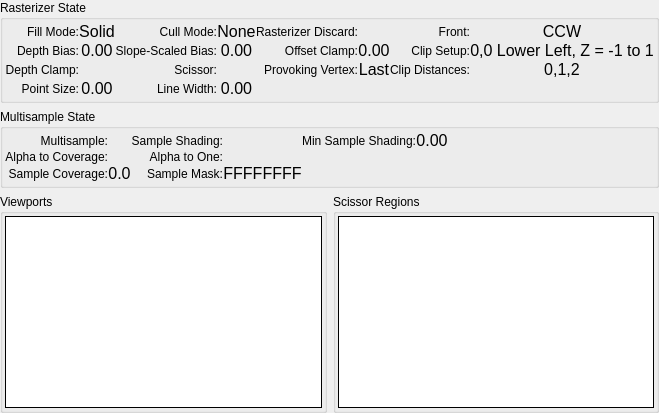
     <widget class="QWidget" name="RS">
      <attribute name="title">
       <string>Rasterizer</string>
      </attribute>
      <layout class="QGridLayout" name="gridLayout_2">
       <property name="leftMargin">
        <number>0</number>
       </property>
       <property name="topMargin">
        <number>0</number>
       </property>
       <property name="rightMargin">
        <number>0</number>
       </property>
       <property name="bottomMargin">
        <number>0</number>
       </property>
       <item row="0" column="0" colspan="2">
        <widget class="QGroupBox" name="rasterizerGroup">
         <property name="title">
          <string>Rasterizer State</string>
         </property>
         <layout class="QGridLayout" name="rasterizerGridLayout">
          <property name="leftMargin">
           <number>2</number>
          </property>
          <property name="topMargin">
           <number>2</number>
          </property>
          <property name="rightMargin">
           <number>2</number>
          </property>
          <property name="bottomMargin">
           <number>2</number>
          </property>
          <property name="spacing">
           <number>0</number>
          </property>
          <item row="0" column="0">
           <widget class="QLabel" name="fillModeLabel">
            <property name="text">
             <string>Fill Mode:</string>
            </property>
            <property name="alignment">
             <set>Qt::AlignRight|Qt::AlignTrailing|Qt::AlignVCenter</set>
            </property>
            <property name="wordWrap">
             <bool>true</bool>
            </property>
           </widget>
          </item>
          <item row="0" column="1">
           <widget class="QLabel" name="fillMode">
            <property name="font">
             <font>
              <pointsize>12</pointsize>
             </font>
            </property>
            <property name="text">
             <string>Solid</string>
            </property>
            <property name="alignment">
             <set>Qt::AlignCenter</set>
            </property>
            <property name="margin">
             <number>4</number>
            </property>
           </widget>
          </item>
          <item row="0" column="2">
           <widget class="QLabel" name="cullModeLabel">
            <property name="text">
             <string>Cull Mode:</string>
            </property>
            <property name="alignment">
             <set>Qt::AlignRight|Qt::AlignTrailing|Qt::AlignVCenter</set>
            </property>
            <property name="wordWrap">
             <bool>true</bool>
            </property>
           </widget>
          </item>
          <item row="0" column="3">
           <widget class="QLabel" name="cullMode">
            <property name="font">
             <font>
              <pointsize>12</pointsize>
             </font>
            </property>
            <property name="text">
             <string>None</string>
            </property>
            <property name="alignment">
             <set>Qt::AlignCenter</set>
            </property>
            <property name="margin">
             <number>4</number>
            </property>
           </widget>
          </item>
          <item row="0" column="4">
           <widget class="QLabel" name="rasterizerDiscardLabel">
            <property name="text">
             <string>Rasterizer Discard:</string>
            </property>
            <property name="alignment">
             <set>Qt::AlignRight|Qt::AlignTrailing|Qt::AlignVCenter</set>
            </property>
            <property name="wordWrap">
             <bool>true</bool>
            </property>
           </widget>
          </item>
          <item row="0" column="5">
           <widget class="QLabel" name="rasterizerDiscard">
            <property name="text">
             <string/>
            </property>
            <property name="pixmap">
             <pixmap resource="../../Resources/resources.qrc">:/cross.png</pixmap>
            </property>
            <property name="alignment">
             <set>Qt::AlignCenter</set>
            </property>
            <property name="margin">
             <number>4</number>
            </property>
           </widget>
          </item>
          <item row="0" column="6">
           <widget class="QLabel" name="frontFaceLabel">
            <property name="text">
             <string>Front:</string>
            </property>
            <property name="alignment">
             <set>Qt::AlignRight|Qt::AlignTrailing|Qt::AlignVCenter</set>
            </property>
            <property name="wordWrap">
             <bool>true</bool>
            </property>
           </widget>
          </item>
          <item row="0" column="7">
           <widget class="QLabel" name="frontFace">
            <property name="font">
             <font>
              <pointsize>12</pointsize>
             </font>
            </property>
            <property name="text">
             <string>CCW</string>
            </property>
            <property name="alignment">
             <set>Qt::AlignCenter</set>
            </property>
            <property name="margin">
             <number>4</number>
            </property>
           </widget>
          </item>
          <item row="1" column="0">
           <widget class="QLabel" name="depthBiasLabel">
            <property name="text">
             <string>Depth Bias:</string>
            </property>
            <property name="alignment">
             <set>Qt::AlignRight|Qt::AlignTrailing|Qt::AlignVCenter</set>
            </property>
            <property name="wordWrap">
             <bool>true</bool>
            </property>
           </widget>
          </item>
          <item row="1" column="1">
           <widget class="QLabel" name="depthBias">
            <property name="font">
             <font>
              <pointsize>12</pointsize>
             </font>
            </property>
            <property name="text">
             <string>0.00</string>
            </property>
            <property name="alignment">
             <set>Qt::AlignCenter</set>
            </property>
            <property name="margin">
             <number>4</number>
            </property>
           </widget>
          </item>
          <item row="1" column="2">
           <widget class="QLabel" name="slopeScaledBiasLabel">
            <property name="text">
             <string>Slope-Scaled Bias:</string>
            </property>
            <property name="alignment">
             <set>Qt::AlignRight|Qt::AlignTrailing|Qt::AlignVCenter</set>
            </property>
            <property name="wordWrap">
             <bool>true</bool>
            </property>
           </widget>
          </item>
          <item row="1" column="3">
           <widget class="QLabel" name="slopeScaledBias">
            <property name="font">
             <font>
              <pointsize>12</pointsize>
             </font>
            </property>
            <property name="text">
             <string>0.00</string>
            </property>
            <property name="alignment">
             <set>Qt::AlignCenter</set>
            </property>
            <property name="margin">
             <number>4</number>
            </property>
           </widget>
          </item>
          <item row="1" column="4">
           <widget class="QLabel" name="offsetClampLabel">
            <property name="text">
             <string>Offset Clamp:</string>
            </property>
            <property name="alignment">
             <set>Qt::AlignRight|Qt::AlignTrailing|Qt::AlignVCenter</set>
            </property>
            <property name="wordWrap">
             <bool>true</bool>
            </property>
           </widget>
          </item>
          <item row="1" column="5">
           <widget class="QLabel" name="offsetClamp">
            <property name="font">
             <font>
              <pointsize>12</pointsize>
             </font>
            </property>
            <property name="text">
             <string>0.00</string>
            </property>
            <property name="alignment">
             <set>Qt::AlignCenter</set>
            </property>
            <property name="margin">
             <number>4</number>
            </property>
           </widget>
          </item>
          <item row="1" column="6">
           <widget class="QLabel" name="clipSetupLabel">
            <property name="text">
             <string>Clip Setup:</string>
            </property>
            <property name="alignment">
             <set>Qt::AlignRight|Qt::AlignTrailing|Qt::AlignVCenter</set>
            </property>
            <property name="wordWrap">
             <bool>true</bool>
            </property>
           </widget>
          </item>
          <item row="1" column="7">
           <widget class="QLabel" name="clipSetup">
            <property name="font">
             <font>
              <pointsize>12</pointsize>
             </font>
            </property>
            <property name="text">
             <string>0,0 Lower Left, Z = -1 to 1</string>
            </property>
            <property name="alignment">
             <set>Qt::AlignCenter</set>
            </property>
            <property name="margin">
             <number>4</number>
            </property>
           </widget>
          </item>
          <item row="1" column="9">
           <spacer name="rastHSpacer">
            <property name="orientation">
             <enum>Qt::Horizontal</enum>
            </property>
            <property name="sizeType">
             <enum>QSizePolicy::MinimumExpanding</enum>
            </property>
            <property name="sizeHint" stdset="0">
             <size>
              <width>0</width>
              <height>0</height>
             </size>
            </property>
           </spacer>
          </item>
          <item row="2" column="0">
           <widget class="QLabel" name="depthClampLabel">
            <property name="text">
             <string>Depth Clamp:</string>
            </property>
            <property name="alignment">
             <set>Qt::AlignRight|Qt::AlignTrailing|Qt::AlignVCenter</set>
            </property>
            <property name="wordWrap">
             <bool>true</bool>
            </property>
           </widget>
          </item>
          <item row="2" column="1">
           <widget class="QLabel" name="depthClamp">
            <property name="text">
             <string/>
            </property>
            <property name="pixmap">
             <pixmap resource="../../Resources/resources.qrc">:/cross.png</pixmap>
            </property>
            <property name="alignment">
             <set>Qt::AlignCenter</set>
            </property>
            <property name="margin">
             <number>4</number>
            </property>
           </widget>
          </item>
          <item row="2" column="2">
           <widget class="QLabel" name="scissorLabel">
            <property name="text">
             <string>Scissor:</string>
            </property>
            <property name="alignment">
             <set>Qt::AlignRight|Qt::AlignTrailing|Qt::AlignVCenter</set>
            </property>
            <property name="wordWrap">
             <bool>true</bool>
            </property>
           </widget>
          </item>
          <item row="2" column="3">
           <widget class="QLabel" name="scissorEnabled">
            <property name="text">
             <string/>
            </property>
            <property name="pixmap">
             <pixmap resource="../../Resources/resources.qrc">:/cross.png</pixmap>
            </property>
            <property name="alignment">
             <set>Qt::AlignCenter</set>
            </property>
            <property name="margin">
             <number>4</number>
            </property>
           </widget>
          </item>
          <item row="2" column="4">
           <widget class="QLabel" name="provokingLabel">
            <property name="text">
             <string>Provoking Vertex:</string>
            </property>
            <property name="alignment">
             <set>Qt::AlignRight|Qt::AlignTrailing|Qt::AlignVCenter</set>
            </property>
            <property name="wordWrap">
             <bool>true</bool>
            </property>
           </widget>
          </item>
          <item row="2" column="5">
           <widget class="QLabel" name="provoking">
            <property name="font">
             <font>
              <pointsize>12</pointsize>
             </font>
            </property>
            <property name="text">
             <string>Last</string>
            </property>
            <property name="alignment">
             <set>Qt::AlignCenter</set>
            </property>
            <property name="margin">
             <number>4</number>
            </property>
           </widget>
          </item>
          <item row="2" column="6">
           <widget class="QLabel" name="clipDistanceLabel">
            <property name="text">
             <string>Clip Distances:</string>
            </property>
            <property name="alignment">
             <set>Qt::AlignRight|Qt::AlignTrailing|Qt::AlignVCenter</set>
            </property>
            <property name="wordWrap">
             <bool>true</bool>
            </property>
           </widget>
          </item>
          <item row="2" column="7">
           <widget class="QLabel" name="clipDistance">
            <property name="font">
             <font>
              <pointsize>12</pointsize>
             </font>
            </property>
            <property name="text">
             <string>0,1,2</string>
            </property>
            <property name="alignment">
             <set>Qt::AlignCenter</set>
            </property>
            <property name="margin">
             <number>4</number>
            </property>
           </widget>
          </item>
          <item row="3" column="0">
           <widget class="QLabel" name="pointSizeLabel">
            <property name="text">
             <string>Point Size:</string>
            </property>
            <property name="alignment">
             <set>Qt::AlignRight|Qt::AlignTrailing|Qt::AlignVCenter</set>
            </property>
            <property name="wordWrap">
             <bool>true</bool>
            </property>
           </widget>
          </item>
          <item row="3" column="1">
           <widget class="QLabel" name="pointSize">
            <property name="font">
             <font>
              <pointsize>12</pointsize>
             </font>
            </property>
            <property name="text">
             <string>0.00</string>
            </property>
            <property name="alignment">
             <set>Qt::AlignCenter</set>
            </property>
            <property name="margin">
             <number>4</number>
            </property>
           </widget>
          </item>
          <item row="3" column="2">
           <widget class="QLabel" name="lineWidthLabel">
            <property name="text">
             <string>Line Width:</string>
            </property>
            <property name="alignment">
             <set>Qt::AlignRight|Qt::AlignTrailing|Qt::AlignVCenter</set>
            </property>
            <property name="wordWrap">
             <bool>true</bool>
            </property>
           </widget>
          </item>
          <item row="3" column="3">
           <widget class="QLabel" name="lineWidth">
            <property name="font">
             <font>
              <pointsize>12</pointsize>
             </font>
            </property>
            <property name="text">
             <string>0.00</string>
            </property>
            <property name="alignment">
             <set>Qt::AlignCenter</set>
            </property>
            <property name="margin">
             <number>4</number>
            </property>
           </widget>
          </item>
          <item row="5" column="2">
           <spacer name="rastVSpacer">
            <property name="orientation">
             <enum>Qt::Vertical</enum>
            </property>
            <property name="sizeType">
             <enum>QSizePolicy::Preferred</enum>
            </property>
            <property name="sizeHint" stdset="0">
             <size>
              <width>0</width>
              <height>0</height>
             </size>
            </property>
           </spacer>
          </item>
         </layout>
        </widget>
       </item>
       <item row="1" column="0" colspan="2">
        <widget class="QGroupBox" name="MSAAGroup">
         <property name="title">
          <string>Multisample State</string>
         </property>
         <layout class="QGridLayout" name="MSAAGridLayout">
          <property name="leftMargin">
           <number>2</number>
          </property>
          <property name="topMargin">
           <number>2</number>
          </property>
          <property name="rightMargin">
           <number>2</number>
          </property>
          <property name="bottomMargin">
           <number>2</number>
          </property>
          <property name="spacing">
           <number>0</number>
          </property>
          <item row="0" column="0">
           <widget class="QLabel" name="multisampleLabel">
            <property name="text">
             <string>Multisample:</string>
            </property>
            <property name="alignment">
             <set>Qt::AlignRight|Qt::AlignTrailing|Qt::AlignVCenter</set>
            </property>
            <property name="wordWrap">
             <bool>true</bool>
            </property>
           </widget>
          </item>
          <item row="0" column="1">
           <widget class="QLabel" name="multisample">
            <property name="text">
             <string/>
            </property>
            <property name="pixmap">
             <pixmap resource="../../Resources/resources.qrc">:/cross.png</pixmap>
            </property>
            <property name="alignment">
             <set>Qt::AlignCenter</set>
            </property>
            <property name="margin">
             <number>4</number>
            </property>
           </widget>
          </item>
          <item row="0" column="2">
           <widget class="QLabel" name="sampleShadingLabel">
            <property name="text">
             <string>Sample Shading:</string>
            </property>
            <property name="alignment">
             <set>Qt::AlignRight|Qt::AlignTrailing|Qt::AlignVCenter</set>
            </property>
            <property name="wordWrap">
             <bool>true</bool>
            </property>
           </widget>
          </item>
          <item row="0" column="3">
           <widget class="QLabel" name="sampleShading">
            <property name="text">
             <string/>
            </property>
            <property name="pixmap">
             <pixmap resource="../../Resources/resources.qrc">:/cross.png</pixmap>
            </property>
            <property name="alignment">
             <set>Qt::AlignCenter</set>
            </property>
            <property name="margin">
             <number>4</number>
            </property>
           </widget>
          </item>
          <item row="0" column="4">
           <widget class="QLabel" name="minSampleShadingLabel">
            <property name="text">
             <string>Min Sample Shading:</string>
            </property>
            <property name="alignment">
             <set>Qt::AlignRight|Qt::AlignTrailing|Qt::AlignVCenter</set>
            </property>
            <property name="wordWrap">
             <bool>true</bool>
            </property>
           </widget>
          </item>
          <item row="0" column="5">
           <widget class="QLabel" name="minSampleShading">
            <property name="font">
             <font>
              <pointsize>12</pointsize>
             </font>
            </property>
            <property name="text">
             <string>0.00</string>
            </property>
            <property name="alignment">
             <set>Qt::AlignCenter</set>
            </property>
            <property name="margin">
             <number>4</number>
            </property>
           </widget>
          </item>
          <item row="1" column="0">
           <widget class="QLabel" name="alphaToCoverageLabel">
            <property name="text">
             <string>Alpha to Coverage:</string>
            </property>
            <property name="alignment">
             <set>Qt::AlignRight|Qt::AlignTrailing|Qt::AlignVCenter</set>
            </property>
            <property name="wordWrap">
             <bool>true</bool>
            </property>
           </widget>
          </item>
          <item row="1" column="1">
           <widget class="QLabel" name="alphaToCoverage">
            <property name="text">
             <string/>
            </property>
            <property name="pixmap">
             <pixmap resource="../../Resources/resources.qrc">:/cross.png</pixmap>
            </property>
            <property name="alignment">
             <set>Qt::AlignCenter</set>
            </property>
            <property name="margin">
             <number>4</number>
            </property>
           </widget>
          </item>
          <item row="1" column="2">
           <widget class="QLabel" name="alphaToOneLabel">
            <property name="text">
             <string>Alpha to One:</string>
            </property>
            <property name="alignment">
             <set>Qt::AlignRight|Qt::AlignTrailing|Qt::AlignVCenter</set>
            </property>
            <property name="wordWrap">
             <bool>true</bool>
            </property>
           </widget>
          </item>
          <item row="1" column="3">
           <widget class="QLabel" name="alphaToOne">
            <property name="text">
             <string/>
            </property>
            <property name="pixmap">
             <pixmap resource="../../Resources/resources.qrc">:/cross.png</pixmap>
            </property>
            <property name="alignment">
             <set>Qt::AlignCenter</set>
            </property>
            <property name="margin">
             <number>4</number>
            </property>
           </widget>
          </item>
          <item row="2" column="0">
           <widget class="QLabel" name="sampleCoverageLabel">
            <property name="text">
             <string>Sample Coverage:</string>
            </property>
            <property name="alignment">
             <set>Qt::AlignRight|Qt::AlignTrailing|Qt::AlignVCenter</set>
            </property>
            <property name="wordWrap">
             <bool>true</bool>
            </property>
           </widget>
          </item>
          <item row="2" column="1">
           <widget class="QLabel" name="sampleCoverage">
            <property name="font">
             <font>
              <pointsize>12</pointsize>
             </font>
            </property>
            <property name="text">
             <string>0.0</string>
            </property>
            <property name="alignment">
             <set>Qt::AlignCenter</set>
            </property>
            <property name="margin">
             <number>4</number>
            </property>
           </widget>
          </item>
          <item row="2" column="2">
           <widget class="QLabel" name="sampleMaskLabel">
            <property name="text">
             <string>Sample Mask:</string>
            </property>
            <property name="alignment">
             <set>Qt::AlignRight|Qt::AlignTrailing|Qt::AlignVCenter</set>
            </property>
            <property name="wordWrap">
             <bool>true</bool>
            </property>
           </widget>
          </item>
          <item row="2" column="3">
           <widget class="QLabel" name="sampleMask">
            <property name="font">
             <font>
              <pointsize>12</pointsize>
             </font>
            </property>
            <property name="text">
             <string>FFFFFFFF</string>
            </property>
            <property name="alignment">
             <set>Qt::AlignCenter</set>
            </property>
            <property name="margin">
             <number>4</number>
            </property>
           </widget>
          </item>
          <item row="2" column="8">
           <spacer name="MSAAHSpacer">
            <property name="orientation">
             <enum>Qt::Horizontal</enum>
            </property>
            <property name="sizeType">
             <enum>QSizePolicy::MinimumExpanding</enum>
            </property>
            <property name="sizeHint" stdset="0">
             <size>
              <width>0</width>
              <height>0</height>
             </size>
            </property>
           </spacer>
          </item>
          <item row="3" column="6" colspan="2">
           <spacer name="MSAAVSpacer">
            <property name="orientation">
             <enum>Qt::Vertical</enum>
            </property>
            <property name="sizeType">
             <enum>QSizePolicy::Preferred</enum>
            </property>
            <property name="sizeHint" stdset="0">
             <size>
              <width>0</width>
              <height>0</height>
             </size>
            </property>
           </spacer>
          </item>
         </layout>
        </widget>
       </item>
       <item row="2" column="0">
        <widget class="QGroupBox" name="viewportsGroup">
         <property name="sizePolicy">
          <sizepolicy hsizetype="Expanding" vsizetype="Expanding">
           <horstretch>0</horstretch>
           <verstretch>0</verstretch>
          </sizepolicy>
         </property>
         <property name="title">
          <string>Viewports</string>
         </property>
         <layout class="QHBoxLayout" name="horizontalLayout_21">
          <property name="leftMargin">
           <number>2</number>
          </property>
          <property name="topMargin">
           <number>2</number>
          </property>
          <property name="rightMargin">
           <number>2</number>
          </property>
          <property name="bottomMargin">
           <number>2</number>
          </property>
          <item>
           <widget class="RDTreeWidget" name="viewports">
            <property name="frameShape">
             <enum>QFrame::Box</enum>
            </property>
            <property name="frameShadow">
             <enum>QFrame::Plain</enum>
            </property>
            <property name="editTriggers">
             <set>QAbstractItemView::NoEditTriggers</set>
            </property>
            <property name="showDropIndicator" stdset="0">
             <bool>false</bool>
            </property>
            <property name="indentation">
             <number>0</number>
            </property>
            <property name="rootIsDecorated">
             <bool>false</bool>
            </property>
            <property name="allColumnsShowFocus">
             <bool>true</bool>
            </property>
            <attribute name="headerMinimumSectionSize">
             <number>50</number>
            </attribute>
           </widget>
          </item>
         </layout>
        </widget>
       </item>
       <item row="2" column="1">
        <widget class="QGroupBox" name="scissorGroup">
         <property name="sizePolicy">
          <sizepolicy hsizetype="Expanding" vsizetype="Expanding">
           <horstretch>0</horstretch>
           <verstretch>0</verstretch>
          </sizepolicy>
         </property>
         <property name="title">
          <string>Scissor Regions</string>
         </property>
         <layout class="QHBoxLayout" name="horizontalLayout_22">
          <property name="leftMargin">
           <number>2</number>
          </property>
          <property name="topMargin">
           <number>2</number>
          </property>
          <property name="rightMargin">
           <number>2</number>
          </property>
          <property name="bottomMargin">
           <number>2</number>
          </property>
          <item>
           <widget class="RDTreeWidget" name="scissors">
            <property name="frameShape">
             <enum>QFrame::Box</enum>
            </property>
            <property name="frameShadow">
             <enum>QFrame::Plain</enum>
            </property>
            <property name="editTriggers">
             <set>QAbstractItemView::NoEditTriggers</set>
            </property>
            <property name="showDropIndicator" stdset="0">
             <bool>false</bool>
            </property>
            <property name="indentation">
             <number>0</number>
            </property>
            <property name="rootIsDecorated">
             <bool>false</bool>
            </property>
            <property name="allColumnsShowFocus">
             <bool>true</bool>
            </property>
            <attribute name="headerMinimumSectionSize">
             <number>50</number>
            </attribute>
           </widget>
          </item>
         </layout>
        </widget>
       </item>
      </layout>
     </widget>
